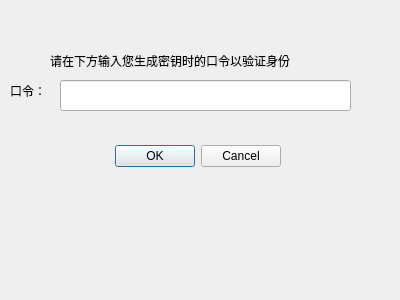
<?xml version="1.0" encoding="UTF-8"?>
<ui version="4.0">
 <class>signverify</class>
 <widget class="QDialog" name="signverify">
  <property name="geometry">
   <rect>
    <x>0</x>
    <y>0</y>
    <width>400</width>
    <height>300</height>
   </rect>
  </property>
  <property name="windowTitle">
   <string>Dialog</string>
  </property>
  <widget class="QDialogButtonBox" name="buttonBox">
   <property name="geometry">
    <rect>
     <x>-60</x>
     <y>140</y>
     <width>341</width>
     <height>32</height>
    </rect>
   </property>
   <property name="orientation">
    <enum>Qt::Horizontal</enum>
   </property>
   <property name="standardButtons">
    <set>QDialogButtonBox::Cancel|QDialogButtonBox::Ok</set>
   </property>
  </widget>
  <widget class="QLabel" name="label">
   <property name="geometry">
    <rect>
     <x>50</x>
     <y>50</y>
     <width>301</width>
     <height>21</height>
    </rect>
   </property>
   <property name="text">
    <string>请在下方输入您生成密钥时的口令以验证身份</string>
   </property>
  </widget>
  <widget class="QLabel" name="label_2">
   <property name="geometry">
    <rect>
     <x>10</x>
     <y>80</y>
     <width>41</width>
     <height>21</height>
    </rect>
   </property>
   <property name="text">
    <string>口令：</string>
   </property>
  </widget>
  <widget class="QLineEdit" name="SignVerifyInput">
   <property name="geometry">
    <rect>
     <x>60</x>
     <y>80</y>
     <width>291</width>
     <height>31</height>
    </rect>
   </property>
  </widget>
 </widget>
 <resources/>
 <connections>
  <connection>
   <sender>buttonBox</sender>
   <signal>accepted()</signal>
   <receiver>signverify</receiver>
   <slot>accept()</slot>
   <hints>
    <hint type="sourcelabel">
     <x>248</x>
     <y>254</y>
    </hint>
    <hint type="destinationlabel">
     <x>157</x>
     <y>274</y>
    </hint>
   </hints>
  </connection>
  <connection>
   <sender>buttonBox</sender>
   <signal>rejected()</signal>
   <receiver>signverify</receiver>
   <slot>reject()</slot>
   <hints>
    <hint type="sourcelabel">
     <x>316</x>
     <y>260</y>
    </hint>
    <hint type="destinationlabel">
     <x>286</x>
     <y>274</y>
    </hint>
   </hints>
  </connection>
 </connections>
</ui>
